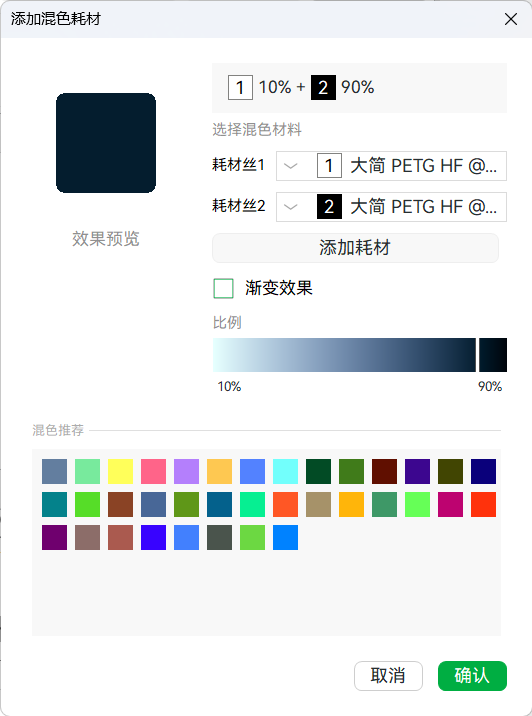
#> input picture samples/bambu-mix-10-90.png, 532 x 716 px
$ python svg_trace.py ../samples/bambu-mix-10-90.png ../samples/bambu-mix-90-10.png
#> lines starting #> are read from the running program, lines starting #| are printed output that depends on the picture
### app/core/vectorize.py
"""图片转矢量：把一张位图描成 SVG（1.6.64，m29374）。

这条流水线有四个刻意的顺序，缺一个效果就会垮：

1. **先放大再量化**。240 px 的图标上，眼珠只有三四个像素，量化时必然跟旁边的灰融成
   一片，描出来眼睛就没了。先按 LANCZOS 放大到长边 :data:`TARGET_LONG_EDGE`（最多
   :data:`MAX_UPSCALE` 倍）再量化，细小形状各自成块；SVG 是矢量，放大不损失精度。
2. **自己定调色板**。聚类用的是按感知加权的 k-means（不是「出现次数前 N 个色」——
   抗锯齿会把一条黑描边拆成几百个近黑像素，每个都只占几千分之一，按次数排序永远进不了
   前 N）。另外对暗部 / 亮部做兜底：源图有暗部而调色板没有，就把暗部均值塞进去。
3. **描摹时分层互不重叠**（vtracer 的 ``cutout``）。用 ``stacked`` 时后画的大色块会把
   先画的小细节盖掉，鼻子和眼珠会凭空消失。
4. **描完把填充色吸回调色板**。vtracer 会把同一片颜色按层次拆成 ``#F2F2F1``、
   ``#F3F3F2``…，一个 8 色图能描出 60 多种填充，看着像脏点；吸回去才是干净的 N 色。

依赖 ``vtracer``（MIT，Rust 的 visioncortex）。它是可选依赖：没装的时候这里抛
:class:`VectorizeUnavailable`，界面给一句人话，不要拖着整个程序崩。
"""

from __future__ import annotations

import re
from dataclasses import dataclass
from pathlib import Path

COLOUR_RANGE = (2, 256)
SPECKLE_RANGE = (0, 40)
SMOOTH_RANGE = (1.0, 12.0)

#: 长边放大到这个像素数再描（够细，又不至于慢）。
TARGET_LONG_EDGE = 1200
#: 小图放大倍数上限，避免 16 px 的小图标被拉成 1200 px 的糊块。
MAX_UPSCALE = 6.0

_FILL = re.compile(r'fill="(#[0-9A-Fa-f]{6})"')

DEFAULT_COLOURS = 12
DEFAULT_SPECKLE = 6
DEFAULT_SMOOTH = 6.0


class VectorizeUnavailable(RuntimeError):
    """没装 vtracer 之类的可选依赖时抛出，界面据此给一句人话。"""


@dataclass(frozen=True)
class TraceResult:
    """一次描摹的产出与统计（界面拿它写状态行）。"""

    path: Path
    colours: int
    paths: int
    bytes: int


def _require_vtracer():
    try:
        import vtracer  # noqa: PLC0415 - 可选依赖，用到才导入
    except ModuleNotFoundError as error:  # pragma: no cover - 只有缺依赖时走到
        raise VectorizeUnavailable(
            "导出 SVG 需要 vtracer（MIT 许可的描摹库），这个环境里没装。\n"
            "装了之后这个按钮就能用：pip install vtracer"
        ) from error
    return vtracer


# [40 lines left out: functions available, detect_colours, not called in this run]


def _prepared_image(source: Path):
    """读入、拍平透明底、必要时放大到长边 :data:`TARGET_LONG_EDGE`。"""

    from PIL import Image

    image = Image.open(source)
#> image is the input picture: PIL image 532x716 RGBA; mean R, G, B, A 228.9, 231.7, 232.1, 255
    if image.mode in ("RGBA", "LA", "P"):
        image = image.convert("RGBA")
        flat = Image.new("RGBA", image.size, (255, 255, 255, 255))
#> flat: PIL image 532x716 RGBA; every value is 255
        flat.alpha_composite(image)
        image = flat
    image = image.convert("RGB")
#> image: PIL image 532x716 RGB

    longest = max(image.size)
#> longest = 716
    if longest < TARGET_LONG_EDGE:
        scale = min(MAX_UPSCALE, TARGET_LONG_EDGE / float(longest))
#> scale = 1.68
        image = image.resize(
            (max(1, int(round(image.width * scale))), max(1, int(round(image.height * scale)))),
            Image.LANCZOS,
        )
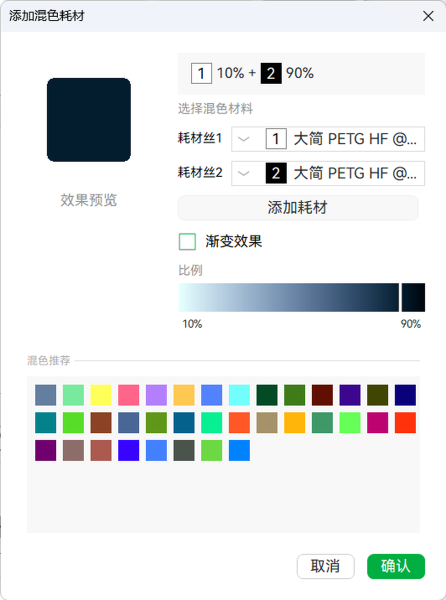
#> image: PIL image 892x1200 RGB (shown at 1/2 size); mean R, G, B 228.8, 231.5, 231.8
    return image


def _luminance(rgb) -> float:
    return 0.299 * rgb[0] + 0.587 * rgb[1] + 0.114 * rgb[2]


def _kmeans_palette(pixels, colours: int, *, iterations: int = 12, seed: int = 0):
    """按感知加权聚出 ``colours`` 个颜色（numpy 实现的 k-means++）。"""
#> called with colours = 12, iterations = 12, seed = 0

    import numpy as np

    rng = np.random.default_rng(seed)
    flat = pixels.reshape(-1, 3).astype(np.float32)
    sample = flat
    if flat.shape[0] > 120_000:
        pick = rng.choice(flat.shape[0], 120_000, replace=False)
        sample = flat[pick]

    centres = [sample[rng.integers(sample.shape[0])]]
#> centres = [[255, 255, 255]]
    for _ in range(1, colours):
        known = np.asarray(centres, dtype=np.float32)
        best = np.min(((sample[:, None, :] - known[None, :, :]) ** 2).sum(axis=2), axis=1)
        total = float(best.sum())
        if total <= 0:
            break
        centres.append(sample[int(rng.choice(sample.shape[0], p=best / total))])
#> this loop made 11 passes
#> total on passes 5 to 11: 151630704, 141569776, 126951624, 104883664, 86566488, 81193216, 77123208
#> (known, total) on passes 1 to 4: ([[255, 255, 255]], 1.52e+09), ([[255, 255, 255], [108, 216, 66]], 512099936), ([[255, 255, 255], [108, 216, 66], [96, 15, 0]], 282866944), ([[255, 255, 255], [108, 216, 66], [96, 15, 0], [9, 35, 52]], 212978752)
#> after the loop, centres = [[255, 255, 255], [108, 216, 66], [96, 15, 0], [9, 35, 52], [171, 195, 216], [64, 123, 26], [255, 50, 12], [67, 118, 255], [140, 109, 105], [201, 202, 203], [181, 162, 159], [138, 67, 37]]

    known = np.asarray(centres, dtype=np.float32)
#> known has the same summary as centres
    weight = np.asarray([2.0, 4.0, 3.0], dtype=np.float32)
    for _ in range(iterations):
        delta = sample[:, None, :] - known[None, :, :]
        assign = np.argmin((delta * delta * weight).sum(axis=2), axis=1)
        moved = False
        for index in range(known.shape[0]):
            members = sample[assign == index]
            if members.shape[0] == 0:
                continue
            centre = members.mean(axis=0)
            if float(np.abs(centre - known[index]).max()) > 0.5:
                moved = True
            known[index] = centre
        if not moved:
            break
#> after the loop, known = [[252.3, 252.6, 252.8], [114.7, 235.6, 99.59], [95.82, 53.53, 24.58], [6.86, 28.56, 46.47], [150.5, 162, 191.9], [36.5, 159.1, 58.55], [253.4, 103.7, 19.11], [51.24, 101, 253.3], [71.18, 103.1, 128.3], [199.3, 218.3, 218.5], [208.6, 140.1, 102.9], [121.5, 3.94, 120.6]]

    return [(int(round(c[0])), int(round(c[1])), int(round(c[2]))) for c in known]


def quantize(source: Path, colours: int, *, target: Path | None = None) -> Path:
    """把图压成恰好 ``colours`` 种颜色，返回那份临时 PNG 的路径。"""

    colours = max(COLOUR_RANGE[0], min(COLOUR_RANGE[1], int(colours)))
    image = _prepared_image(source)

    import numpy as np
    from PIL import Image

    pixels = np.asarray(image, dtype=np.uint8)
    palette = _kmeans_palette(pixels, colours)
#> palette = [(252, 253, 253), (115, 236, 100), (96, 54, 25), (7, 29, 46), (151, 162, 192), (36, 159, 59), (253, 104, 19), (51, 101, 253), (71, 103, 128), (199, 218, 218), (209, 140, 103), (121, 4, 121)]

    # 暗部 / 亮部兜底：聚类按方差分，暗部面积小的时候会被别的中心整个吃掉（实测猪信
    # 16 色时眼睛又消失）。源图有暗部、调色板里却没有，就把暗部均值补进去。
    flat_source = pixels.reshape(-1, 3)
    source_lum = (
        0.299 * flat_source[:, 0].astype(np.float32)
        + 0.587 * flat_source[:, 1].astype(np.float32)
        + 0.114 * flat_source[:, 2].astype(np.float32)
    )
    for low, high in ((0.0, 64.0), (200.0, 256.0)):
        band = flat_source[(source_lum >= low) & (source_lum < high)]
        if band.shape[0] < 16:
            continue
        if any(low <= _luminance(c) < high for c in palette):
            continue
        mean = band.mean(axis=0)
        slot = min(range(len(palette)), key=lambda i: abs(_luminance(palette[i]) - _luminance(mean)))
        palette[slot] = (int(round(mean[0])), int(round(mean[1])), int(round(mean[2])))

    centres = np.asarray(palette, dtype=np.int32)
#> centres = [[252, 253, 253], [115, 236, 100], [96, 54, 25], [7, 29, 46], [151, 162, 192], [36, 159, 59], [253, 104, 19], [51, 101, 253], [71, 103, 128], [199, 218, 218], [209, 140, 103], [121, 4, 121]]
    weight = np.asarray([2, 4, 3], dtype=np.int32)
    flat_pixels = pixels.reshape(-1, 3).astype(np.int32)
    out = np.empty_like(flat_pixels)
    step = 1 << 16
    for start in range(0, flat_pixels.shape[0], step):
        block = flat_pixels[start : start + step]
        delta = block[:, None, :] - centres[None, :, :]
        nearest = np.argmin((delta * delta * weight).sum(axis=2), axis=1)
        out[start : start + step] = centres[nearest]
    reduced = Image.fromarray(out.reshape(pixels.shape).astype("uint8"), "RGB")
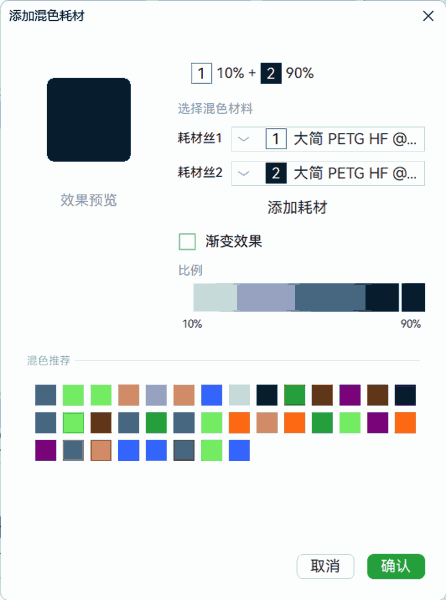
#> reduced: PIL image 892x1200 RGB (shown at 1/2 size); mean R, G, B 228.7, 232.1, 232.2

    out_path = target or source.with_name(f"{source.stem}-q{colours}.png")
    reduced.save(out_path)
    return out_path


def palette_of(image_path: Path, colours: int) -> list[tuple[int, int, int]]:
#> called with colours = 12
    from PIL import Image

    image = Image.open(image_path).convert("RGB")
    found = image.getcolors(maxcolors=1 << 24) or []
#> found = 12 items
    found.sort(reverse=True)
    return [rgb for _count, rgb in found[: max(1, colours)]]


def snap_fills(svg_path: Path, palette: list[tuple[int, int, int]]) -> int:
    """把 SVG 的填充色吸到最近的调色板颜色上，返回改了几处。"""

    if not palette:
        return 0
    text = svg_path.read_text(encoding="utf-8", errors="replace")
    changed = 0

    # [12 lines left out: function nearest, not called in this run]

    svg_path.write_text(_FILL.sub(nearest, text), encoding="utf-8")
    return changed


def image_to_svg(
    source: Path,
    target: Path,
    *,
    colours: int = DEFAULT_COLOURS,
    speckle: int = DEFAULT_SPECKLE,
    smooth: float = DEFAULT_SMOOTH,
    mode: str = "spline",
    stack: str = "cutout",
) -> TraceResult:
    """把 ``source`` 描成 ``target``（SVG），返回统计。

    参数就是界面上那三个滑杆：``colours`` 想要几种颜色、``speckle`` 小于这个面积的斑点
    直接并进邻块（像素，按放大后的图算）、``smooth`` 曲线简化强度（越大路径越少越硬）。
    """

    vtracer = _require_vtracer()
    colours = max(COLOUR_RANGE[0], min(COLOUR_RANGE[1], int(colours)))
    speckle = max(SPECKLE_RANGE[0], min(SPECKLE_RANGE[1], int(speckle)))
    smooth = max(SMOOTH_RANGE[0], min(SMOOTH_RANGE[1], float(smooth)))

    target.parent.mkdir(parents=True, exist_ok=True)
    prepared = quantize(source, colours)
    palette = palette_of(prepared, colours)
#> palette = [(252, 253, 253), (7, 29, 46), (199, 218, 218), (71, 103, 128), (151, 162, 192), (115, 236, 100), (209, 140, 103), (36, 159, 59), (96, 54, 25), (51, 101, 253), (253, 104, 19), (121, 4, 121)]
    try:
        vtracer.convert_image_to_svg_py(
            str(prepared),
            str(target),
            colormode="color",
            hierarchical=stack,
            mode=mode,
            filter_speckle=speckle,
            # 调色板已经定死，颜色精度拉满只要够区分它们；层次差给小一点，免得两层被并。
            color_precision=8,
            layer_difference=4,
            corner_threshold=60,
            length_threshold=smooth,
            max_iterations=10,
            splice_threshold=45,
            path_precision=3,
        )
#> (this line was passed over: vtracer is not available in this run)
    finally:
        prepared.unlink(missing_ok=True)

    snap_fills(target, palette)
    text = target.read_text(encoding="utf-8", errors="replace")
    return TraceResult(
        path=target,
        colours=len(set(_FILL.findall(text))),
        paths=text.count("<path"),
        bytes=target.stat().st_size,
    )

### tools/svg_trace.py
"""图片转矢量（命令行版）：把 PNG/JPG 描成 SVG。

真正的实现在 :mod:`app.core.vectorize`（界面上「导出 SVG」那个按钮用的是同一份代码），
这里只是一层薄命令行，方便批量跑或者在没开界面的时候用。

    python tools/svg_trace.py 输入.png 输出.svg --colours 12
    python tools/svg_trace.py 输入.png 输出.svg --colours 16 --speckle 12 --smooth 10
"""

from __future__ import annotations

import argparse
import sys
from pathlib import Path

sys.path.insert(0, str(Path(__file__).resolve().parent.parent))

from app.core.vectorize import (  # noqa: E402
    COLOUR_RANGE,
    DEFAULT_COLOURS,
    DEFAULT_SMOOTH,
    DEFAULT_SPECKLE,
    SMOOTH_RANGE,
    SPECKLE_RANGE,
    VectorizeUnavailable,
    image_to_svg,
)


def main(argv: list[str] | None = None) -> int:
    parser = argparse.ArgumentParser(description="图片转矢量（PNG/JPG → SVG）")
    parser.add_argument("source", type=Path)
    parser.add_argument("target", type=Path)
    parser.add_argument(
        "--colours", type=int, default=DEFAULT_COLOURS, help=f"想要几种颜色（{COLOUR_RANGE[0]}–{COLOUR_RANGE[1]}）"
    )
    parser.add_argument(
        "--speckle",
        type=int,
        default=DEFAULT_SPECKLE,
        help=f"去掉碎块：小于这个面积的斑点并进邻块（{SPECKLE_RANGE[0]}–{SPECKLE_RANGE[1]} px）",
    )
    parser.add_argument(
        "--smooth",
        type=float,
        default=DEFAULT_SMOOTH,
        help=f"曲线简化强度，越大路径越少（{SMOOTH_RANGE[0]}–{SMOOTH_RANGE[1]}）",
    )
    args = parser.parse_args(argv)

    if not args.source.is_file():
        parser.error(f"找不到 {args.source}")

    try:
        result = image_to_svg(
            args.source,
            args.target,
            colours=args.colours,
            speckle=args.speckle,
            smooth=args.smooth,
        )
    except VectorizeUnavailable as error:
        print(error, file=sys.stderr)
        return 2

    print(f"{result.path}  {result.bytes} 字节  {result.paths} 条路径  {result.colours} 种颜色")
    return 0


if __name__ == "__main__":
    raise SystemExit(main())
#> (the program exits here)

$ run again, on samples/crop1-panel.png
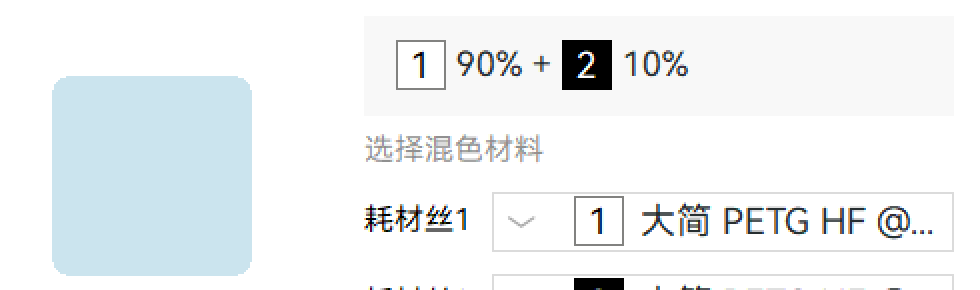
#> input picture samples/crop1-panel.png, 980 x 290 px
#> in _prepared_image, image is the input picture: PIL image 980x290 RGB; mean R, G, B 238.9, 242.4, 243.8
#> image: PIL image 1200x355 RGB
#> in _kmeans_palette, `centres = [sample[rng.integers(sample.shape[0])]]`: centres = [[255, 255, 255]]
#> the loop in _kmeans_palette, `for _ in range(1, colours):` made 11 passes
#> total on passes 4 to 11: 61310888, 34740208, 31926776, 25706456, 19558556, 15528639, 15320423, 14725534
#> after the loop in _kmeans_palette, `for _ in range(1, colours):`: centres = [[255, 255, 255], [0, 0, 0], [220, 167, 38], [203, 228, 238], [138, 157, 158], [229, 189, 144], [30, 96, 167], [135, 75, 58], [248, 248, 248], [39, 93, 162], [255, 244, 211], [235, 235, 235]]
#> in _kmeans_palette, `known = np.asarray(centres, dtype=np.float32)`: known has the same summary as centres
#> after the loop in _kmeans_palette, `for _ in range(iterations):`: known = [[255, 255, 255], [4.88, 3.53, 5.7], [201, 139.1, 74.55], [202.5, 227.9, 238.2], [119.5, 121, 124.3], [178.3, 167.9, 162.5], [104.4, 165.1, 214.6], [98.17, 61.88, 49.46], [247.4, 247.7, 247.3], [29.52, 69.95, 136.4], [239.6, 215.1, 167.2], [216, 216.1, 216]]
#> in quantize, `palette = _kmeans_palette(pixels, colours)`: palette = [(255, 255, 255), (5, 4, 6), (201, 139, 75), (203, 228, 238), (120, 121, 124), (178, 168, 163), (104, 165, 215), (98, 62, 49), (247, 248, 247), (30, 70, 136), (240, 215, 167), (216, 216, 216)]
#> in quantize, `centres = np.asarray(palette, dtype=np.int32)`: centres = [[255, 255, 255], [5, 4, 6], [201, 139, 75], [203, 228, 238], [120, 121, 124], [178, 168, 163], [104, 165, 215], [98, 62, 49], [247, 248, 247], [30, 70, 136], [240, 215, 167], [216, 216, 216]]
#> in quantize, `reduced = Image.fromarray(out.reshape(pixels.shape).astype("uint8"), "..`:
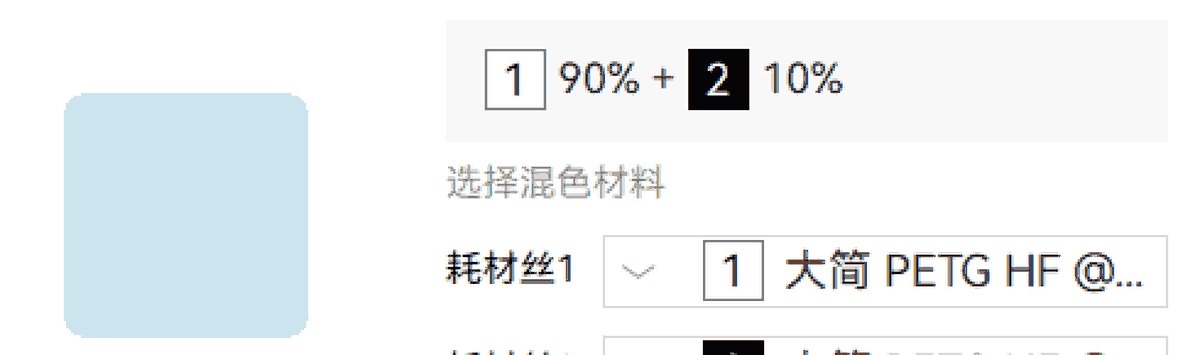
#> reduced: PIL image 1200x355 RGB; mean R, G, B 238.8, 242.4, 243.7
#> found = 12 items
#> in image_to_svg, `palette = palette_of(prepared, colours)`: palette = [(255, 255, 255), (247, 248, 247), (203, 228, 238), (216, 216, 216), (5, 4, 6), (120, 121, 124), (178, 168, 163), (98, 62, 49), (104, 165, 215), (240, 215, 167), (30, 70, 136), (201, 139, 75)]
